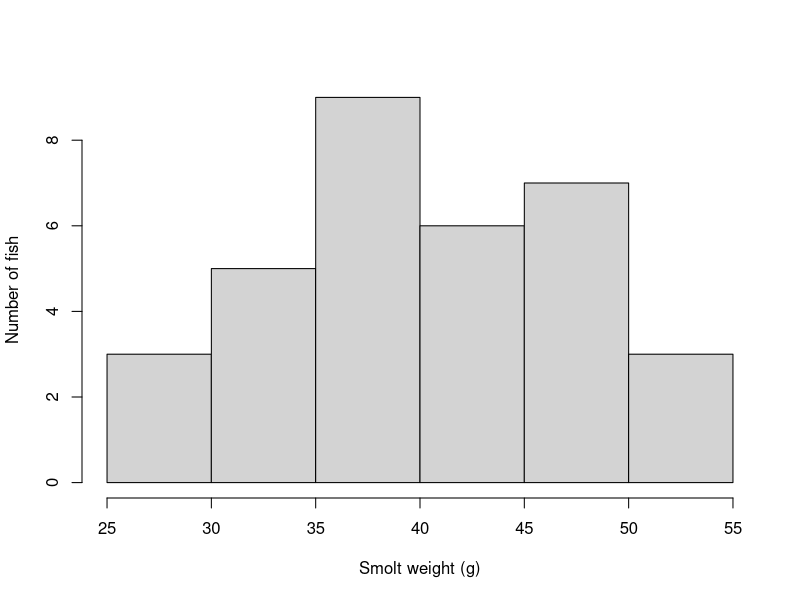
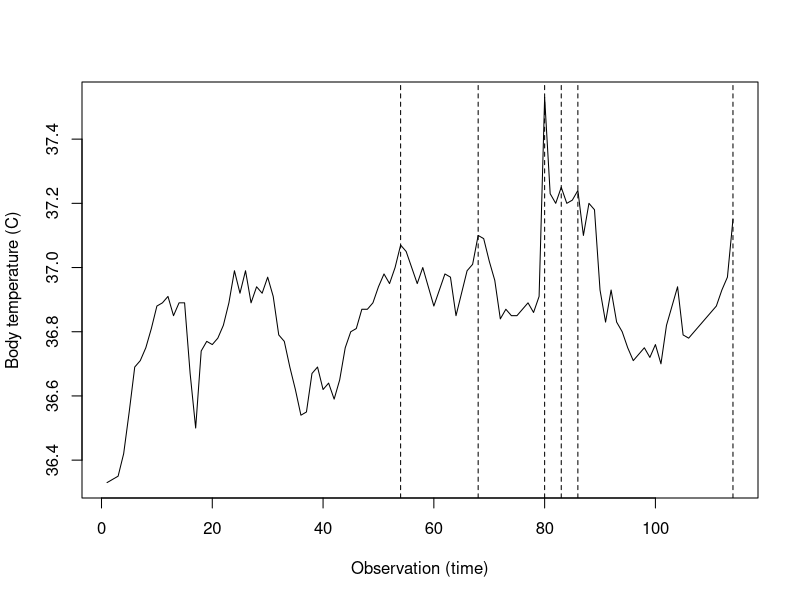
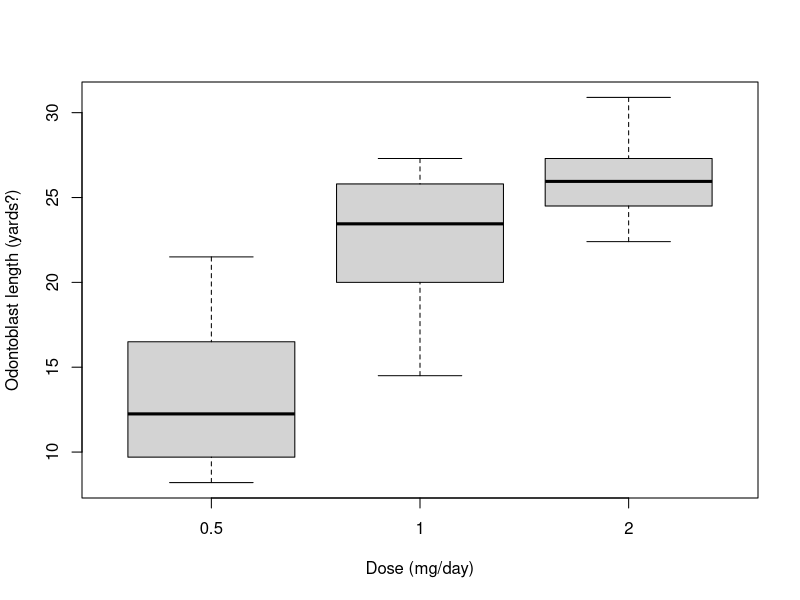
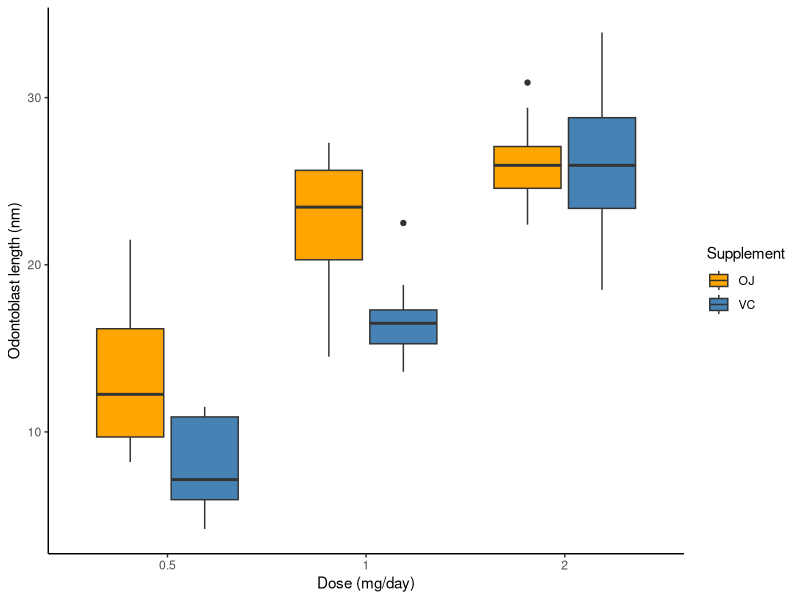
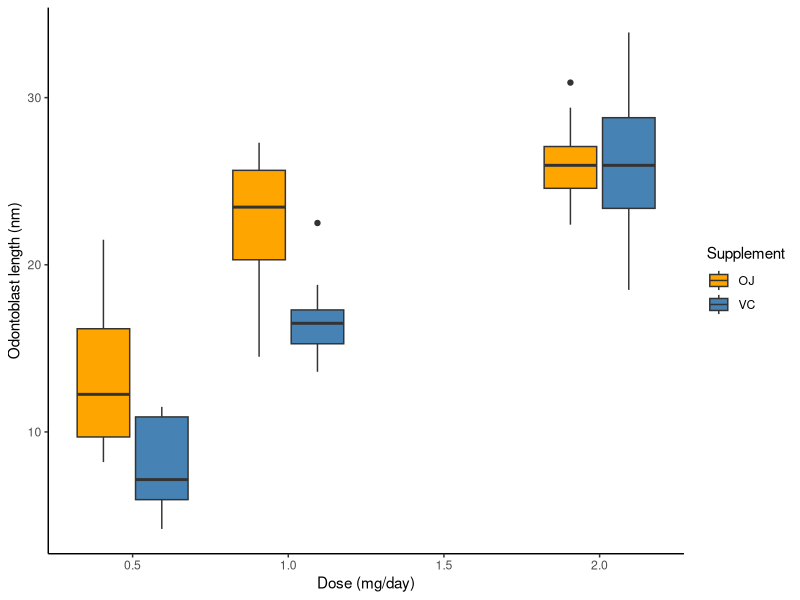
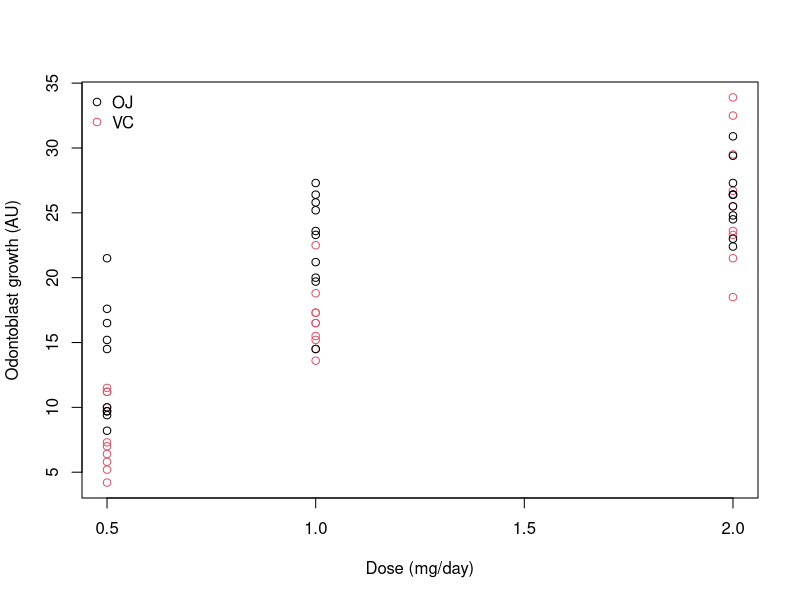
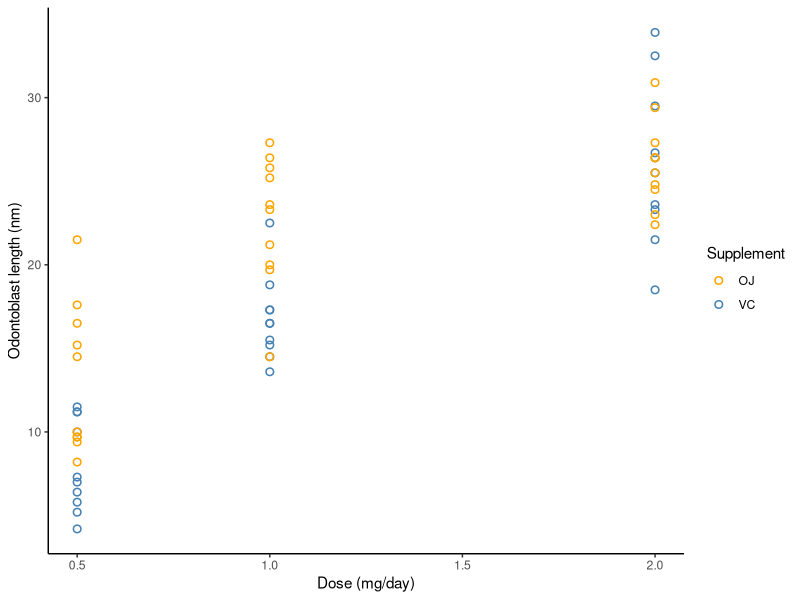

These charts were generated, in order, by the following R code:
## ---- chunk 1
#| message: false
#| warning: false
#| code-fold: false

library(tidyverse); theme_set(theme_classic())
library(readxl)
set.seed(2026)
## ---- chunk 2

## ---- chunk 3
#| code-fold: true
#| code-summary: "Three methods which create identical vectors"

site_num <- 1:10
site_num <- seq(1, 10, by=1)
site_num <- c(1, 2, 3, 4, 5, 6, 7, 8, 9, 10)
## ---- chunk 4

## ---- chunk 5
#| code-fold: true
#| code-summary: "Load and check data"

smolt_df <- read_xlsx("data/H2SMS_practicalData.xlsx", sheet="SmoltWeights")
str(smolt_df)
summary(smolt_df)
## ---- chunk 6
#| code-fold: true
#| code-summary: "Method 1: Identify the row number"

which(is.na(smolt_df$weight_g))
## ---- chunk 7
#| code-fold: true
#| code-summary: "Method 2: Extract the row from the data.frame"

smolt_df[is.na(smolt_df$weight_g),] # gives the row from the data.frame
## ---- chunk 8
#| code-fold: true
#| code-summary: "Method 3: Filter the data.frame"

smolt_df |>
  filter(is.na(weight_g))
## ---- chunk 9

## ---- chunk 10
#| code-fold: true
#| code-summary: "Calculate new column"

smolt_df$weight_lb <- smolt_df$weight_g / 1000 * 05
## ---- chunk 11

## ---- chunk 12
#| code-fold: true
#| code-summary: "Proportion"

mean(smolt_df$weight_lb < 0.2, na.rm=T)
## ---- chunk 13
#| code-fold: true
#| code-summary: "Number"

sum(smolt_df$weight_lb < 0.2, na.rm=T)
## ---- chunk 14

## ---- chunk 15
#| echo: false
smolt_df |>
  drop_na(weight_g) |>
  filter(weight_g >= median(weight_g))
## ---- chunk 16
#| code-fold: true
#| code-summary: "Using base R functions"

smolt_median <- median(smolt_df$weight_g, na.rm=T)
large_df <- smolt_df[smolt_df$weight_g >= smolt_median & !is.na(smolt_df$weight_g), ]
## ---- chunk 17
#| code-fold: true
#| code-summary: "Using tidyverse functions"

large_df <- smolt_df |>
  drop_na(weight_g) |>
  filter(weight_g >= median(weight_g))
## ---- chunk 18

## ---- chunk 19
#| echo: false

smolt_df |>
  drop_na(weight_g) |>
  filter(weight_g > mean(weight_g) + 1.5*sd(weight_g) |
           weight_g < mean(weight_g) - 1.5*sd(weight_g))
## ---- chunk 20
#| code-fold: true
#| code-summary: "Using base R functions"

smolt_mean <- mean(smolt_df$weight_g, na.rm=T)
smolt_sd <- sd(smolt_df$weight_g, na.rm=T)
extreme_df <- smolt_df[!is.na(smolt_df$weight_g) &
                         (smolt_df$weight_g > smolt_mean + 1.5*smolt_sd |
                            smolt_df$weight_g < smolt_mean - 1.5*smolt_sd), ]
## ---- chunk 21
#| code-fold: true
#| code-summary: "Using tidyverse functions"

extreme_df <- smolt_df |>
  drop_na(weight_g) |>
  filter(weight_g > mean(weight_g) + 1.5*sd(weight_g) |
           weight_g < mean(weight_g) - 1.5*sd(weight_g))
## ---- chunk 22
#| fig-cap: "..."


## ---- chunk 23
#| code-fold: true
#| code-summary: "Code chunk"
#| echo: fenced
#| label: fig-smoltHist
#| fig-cap: "Histogram of smolt weights."
#| fig-width: 4
#| fig-height: 4

hist(smolt_df$weight_g, 
     main=NULL, 
     xlab="Smolt weight (g)",
     ylab="Number of fish")
## ---- chunk 24
str(beaver1)
## ---- chunk 25
#| eval: true

beaver_df <- beaver1
beaver_df$obs_id <- 1:nrow(beaver_df)
plot(temp ~ obs_id, data=beaver_df, type="l", 
     xlab="Observation (time)",
     ylab="Body temperature (C)")
# ?abline
abline(v=beaver_df$obs_id[beaver_df$activ==1], lty=2)
## ---- chunk 26
#| fig-cap: "..."


## ---- chunk 27
#| code-fold: true
#| code-summary: "Using base R"
#| echo: fenced
#| label: fig-OJ_lenByDose
#| fig-cap: "Odontoblast length by dosage in guinea pigs receiving orange juice."
#| fig-width: 5
#| fig-height: 3.5

boxplot(len ~ dose, data=ToothGrowth[ToothGrowth$supp=="OJ",],
        xlab="Dose (mg/day)",
        ylab="Odontoblast length (yards?)")
## ---- chunk 28
#| fig-cap: "..."


## ---- chunk 29
#| code-fold: true
#| code-summary: "Check data.frame structure"

str(ToothGrowth)
## ---- chunk 30
#| code-fold: true
#| code-summary: "Method 1: Coerce `dose` to a factor"
#| echo: fenced
#| label: fig-lenByDose_gg1
#| fig-cap: "Odontoblast length by dosage and supplement type in guinea pigs."
#| fig-width: 5
#| fig-height: 3.5

ggplot(ToothGrowth, aes(factor(dose), len, fill=supp)) + 
  geom_boxplot() +
  scale_fill_manual("Supplement", values=c("orange", "steelblue")) +
  labs(x="Dose (mg/day)", 
       y="Odontoblast length (nm)")
## ---- chunk 31
#| code-fold: true
#| code-summary: "Method 2: Specify `group=`"
#| echo: fenced
#| label: fig-lenByDose_gg2
#| fig-cap: "Odontoblast length by dosage and supplement type in guinea pigs."
#| fig-width: 5
#| fig-height: 3.5

ggplot(ToothGrowth, aes(dose, len, fill=supp, group=paste(dose, supp))) + 
  geom_boxplot() +
  scale_fill_manual("Supplement", values=c("orange", "steelblue")) +
  labs(x="Dose (mg/day)", 
       y="Odontoblast length (nm)")
## ---- chunk 32
#| fig-cap: "..."


## ---- chunk 33
#| code-fold: true
#| code-summary: "Using base R"
#| echo: fenced
#| label: fig-lenByDose_baseRScatter
#| fig-cap: "Odontoblast length by dosage and supplement type in guinea pigs."
#| fig-width: 4
#| fig-height: 4

plot(len ~ dose, data=ToothGrowth, col=supp,
     xlab="Dose (mg/day)",
     ylab="Odontoblast growth (AU)")
legend("topleft", 
       legend=levels(ToothGrowth$supp), 
       col=1:2, 
       pch=1, 
       bty="n")
## ---- chunk 34
#| code-fold: true
#| code-summary: "Using ggplot"
#| echo: fenced
#| label: fig-lenByDose_ggScatter
#| fig-cap: "Odontoblast length by dosage and supplement type in guinea pigs."
#| fig-width: 4.5
#| fig-height: 3

ggplot(ToothGrowth, aes(dose, len, colour=supp)) + 
  geom_point(shape=1, size=2, stroke=0.8) +
  scale_colour_manual("Supplement", values=c("orange", "steelblue")) +
  labs(x="Dose (mg/day)", 
       y="Odontoblast length (nm)") +
  theme_classic()
